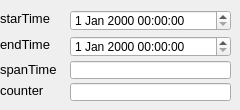
         <widget class="QWidget" name="page_27">
          <widget class="QDateTimeEdit" name="startime_edit_3">
           <property name="geometry">
            <rect>
             <x>70</x>
             <y>10</y>
             <width>161</width>
             <height>21</height>
            </rect>
           </property>
           <property name="font">
            <font>
             <pointsize>9</pointsize>
            </font>
           </property>
          </widget>
          <widget class="QLineEdit" name="spanTime">
           <property name="geometry">
            <rect>
             <x>70</x>
             <y>61</y>
             <width>161</width>
             <height>18</height>
            </rect>
           </property>
           <property name="text">
            <string/>
           </property>
          </widget>
          <widget class="QDateTimeEdit" name="endtime_edit_3">
           <property name="geometry">
            <rect>
             <x>70</x>
             <y>36</y>
             <width>161</width>
             <height>21</height>
            </rect>
           </property>
           <property name="font">
            <font>
             <pointsize>9</pointsize>
            </font>
           </property>
          </widget>
          <widget class="QLabel" name="label_96">
           <property name="geometry">
            <rect>
             <x>0</x>
             <y>80</y>
             <width>61</width>
             <height>20</height>
            </rect>
           </property>
           <property name="font">
            <font>
             <pointsize>10</pointsize>
            </font>
           </property>
           <property name="text">
            <string>counter</string>
           </property>
          </widget>
          <widget class="QLabel" name="label_87">
           <property name="geometry">
            <rect>
             <x>0</x>
             <y>36</y>
             <width>51</width>
             <height>16</height>
            </rect>
           </property>
           <property name="font">
            <font>
             <pointsize>10</pointsize>
            </font>
           </property>
           <property name="text">
            <string>endTime</string>
           </property>
          </widget>
          <widget class="QLabel" name="label_95">
           <property name="geometry">
            <rect>
             <x>0</x>
             <y>59</y>
             <width>61</width>
             <height>20</height>
            </rect>
           </property>
           <property name="font">
            <font>
             <pointsize>10</pointsize>
            </font>
           </property>
           <property name="text">
            <string>spanTime</string>
           </property>
          </widget>
          <widget class="QLabel" name="label_86">
           <property name="geometry">
            <rect>
             <x>0</x>
             <y>10</y>
             <width>61</width>
             <height>16</height>
            </rect>
           </property>
           <property name="font">
            <font>
             <pointsize>10</pointsize>
            </font>
           </property>
           <property name="text">
            <string>starTime</string>
           </property>
          </widget>
          <widget class="QLineEdit" name="counter_3">
           <property name="geometry">
            <rect>
             <x>70</x>
             <y>83</y>
             <width>161</width>
             <height>18</height>
            </rect>
           </property>
           <property name="text">
            <string/>
           </property>
          </widget>
         </widget>
